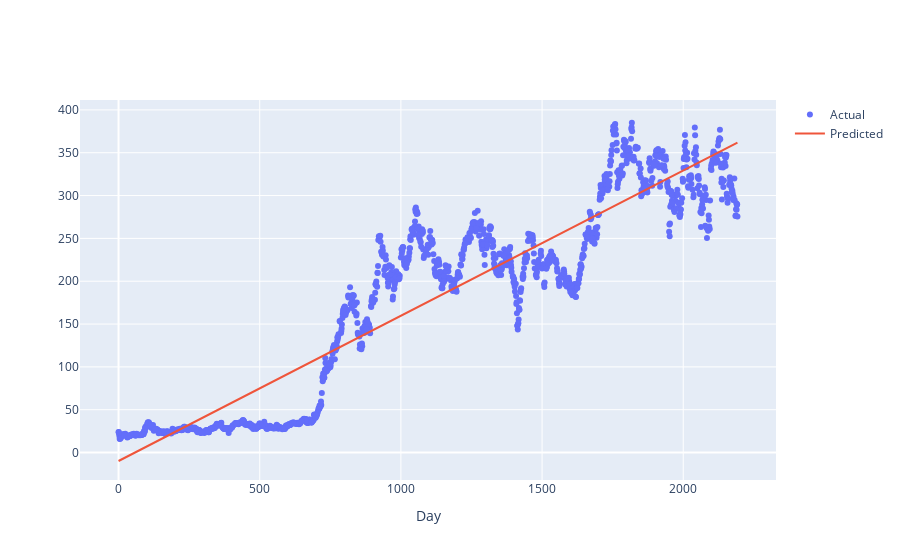

Write notebook code for a chart like this one.
### Code cell
iplot(plot2)

### Figure 1 — Plotly figure (JSON) as saved in the notebook; plotly's stock layout.template omitted (floating-point values rounded to 4 significant figures; data arrays with more than 128 entries replaced by an {"elided": "..."} marker saying what was removed)
{"data": [{"mode": "markers", "name": "Actual", "type": "scatter", "x": {"elided": "1535 int values"}, "y": {"elided": "1535 float values"}}, {"mode": "lines", "name": "Predicted", "type": "scatter", "x": {"elided": "1535 int values"}, "y": {"elided": "1535 float values"}}], "layout": {"xaxis": {"title": {"text": "Day"}}}}
